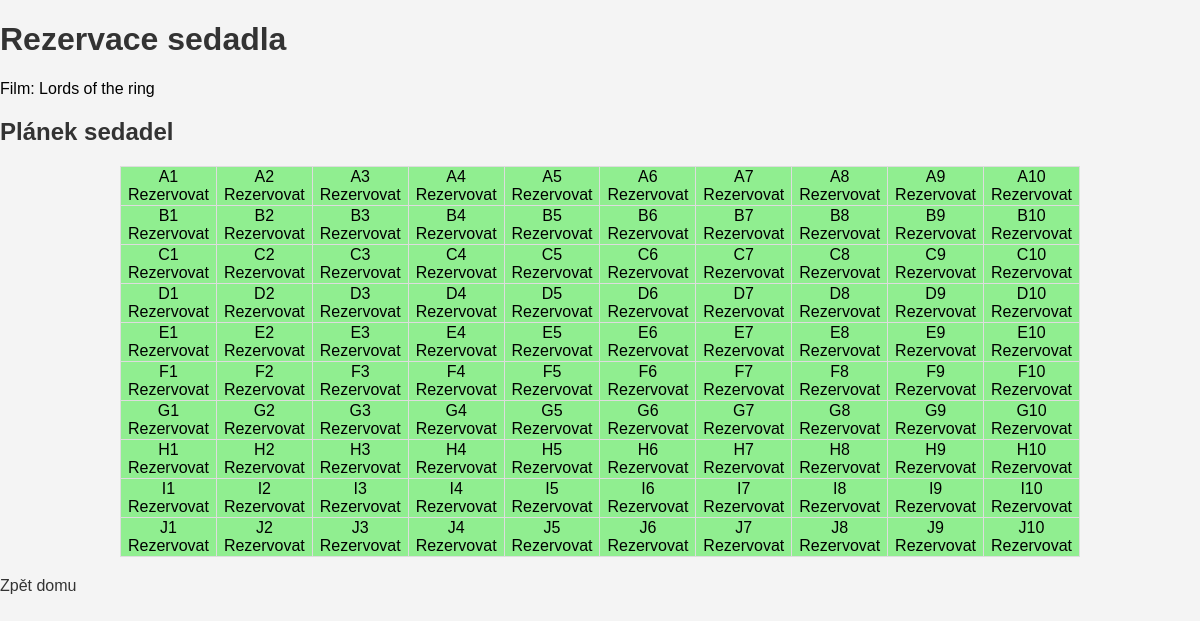
Page /movie/2/seats/ on the earlier database version.
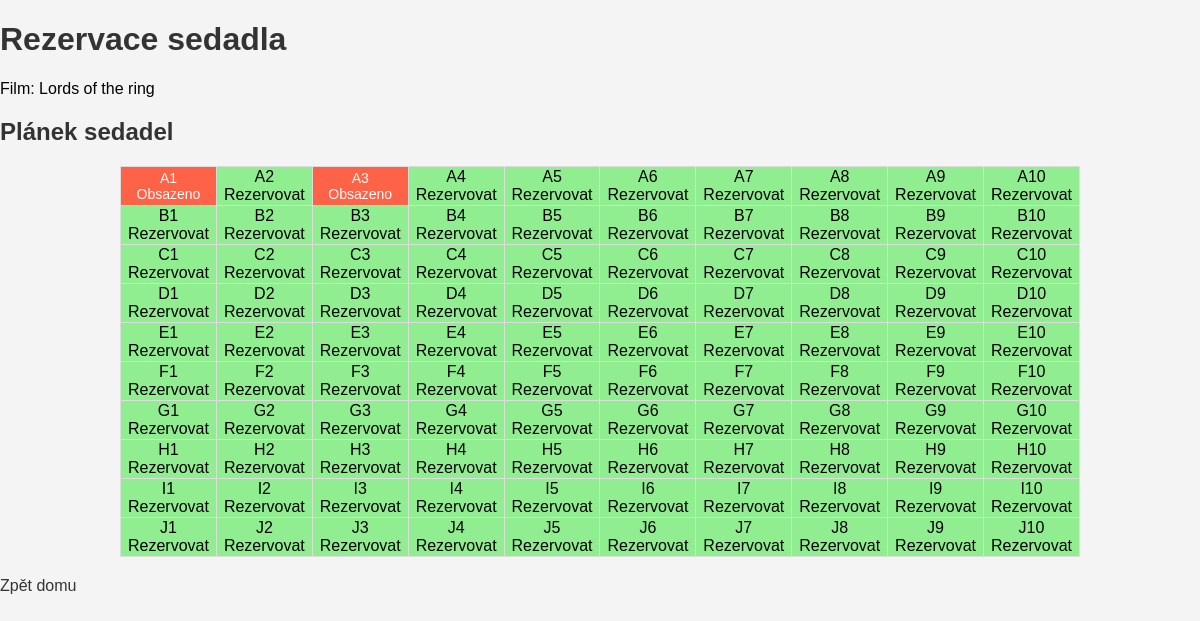
Same page on the later database version.
### rezervace/models.py (models this page shows, shortened)
class Seat(models.Model):
    seat_number = models.PositiveIntegerField()
    is_reserved = models.BooleanField(default=False)
    row = models.CharField(max_length=1)
    seat_column = models.IntegerField()
    movie = models.ForeignKey(Movie, on_delete=models.CASCADE, related_name='seats')

### rezervace/views.py (the view)
# urls.py: path('movie/<int:movie_id>/seats/', views.movie_seats, name='movie_seats'),
def movie_seats(request, movie_id):
    movie = get_object_or_404(Movie, id=movie_id)
    seats = movie.seats.all()
    rows = list(ascii_uppercase[:10])  # A až J
    columns = list(range(1, 11))  # 1 až 10
    seat_map = [[None for _ in columns] for _ in rows]
    for seat in seats:
        row_index = rows.index(seat.row)
        column_index = columns.index(seat.seat_column)
        seat_map[row_index][column_index] = seat
    return render(request, 'reservation/movie_seats.html', {
        'movie': movie,
        'seat_map': seat_map,
        'rows': rows,
        'columns': columns
    })

### rezervace/templates/reservation/movie_seats.html (shortened to what this page needs)
<!DOCTYPE html>
<html lang="cs">
<head>
    {% load static %}
    <link rel="stylesheet" href="{% static 'css/seat_plan.css' %}">
</head>
<body>
    <h1>Rezervace sedadla {{ seat.row }}{{ seat.seat_column }}</h1>
    <p>Film: {{ movie.title }}</p>
    <h2>Plánek sedadel</h2>
    <table>
        {% for row_seats in seat_map %}
            <tr>
                {% for seat in row_seats %}
                    <td class="{% if seat and seat.is_reserved %}reserved{% else %}available{% endif %}">
                        {% if seat %}
                            {% if seat.is_reserved %}
                                {{ seat.row }}{{ seat.seat_column }}<br>Obsazeno
                            {% else %}
                                <a href="{% url 'reserve_seat' movie_id=movie.id seat_id=seat.id %}">
                                    {{ seat.row }}{{ seat.seat_column }}<br>Rezervovat
                                </a>
                            {% endif %}
                        {% else %}
                            Prázdné
                        {% endif %}
                    </td>
                {% endfor %}
            </tr>
        {% endfor %}
    </table>
    <a href="{% url 'index' %}">Zpět domu</a>
</body>
</html>

Differences in the rows shown:
changed Seat (number 1 of 100 on the later page): is_reserved "Rezervovat" → "Obsazeno"
changed Seat (number 3 of 100 on the later page): is_reserved "Rezervovat" → "Obsazeno"
